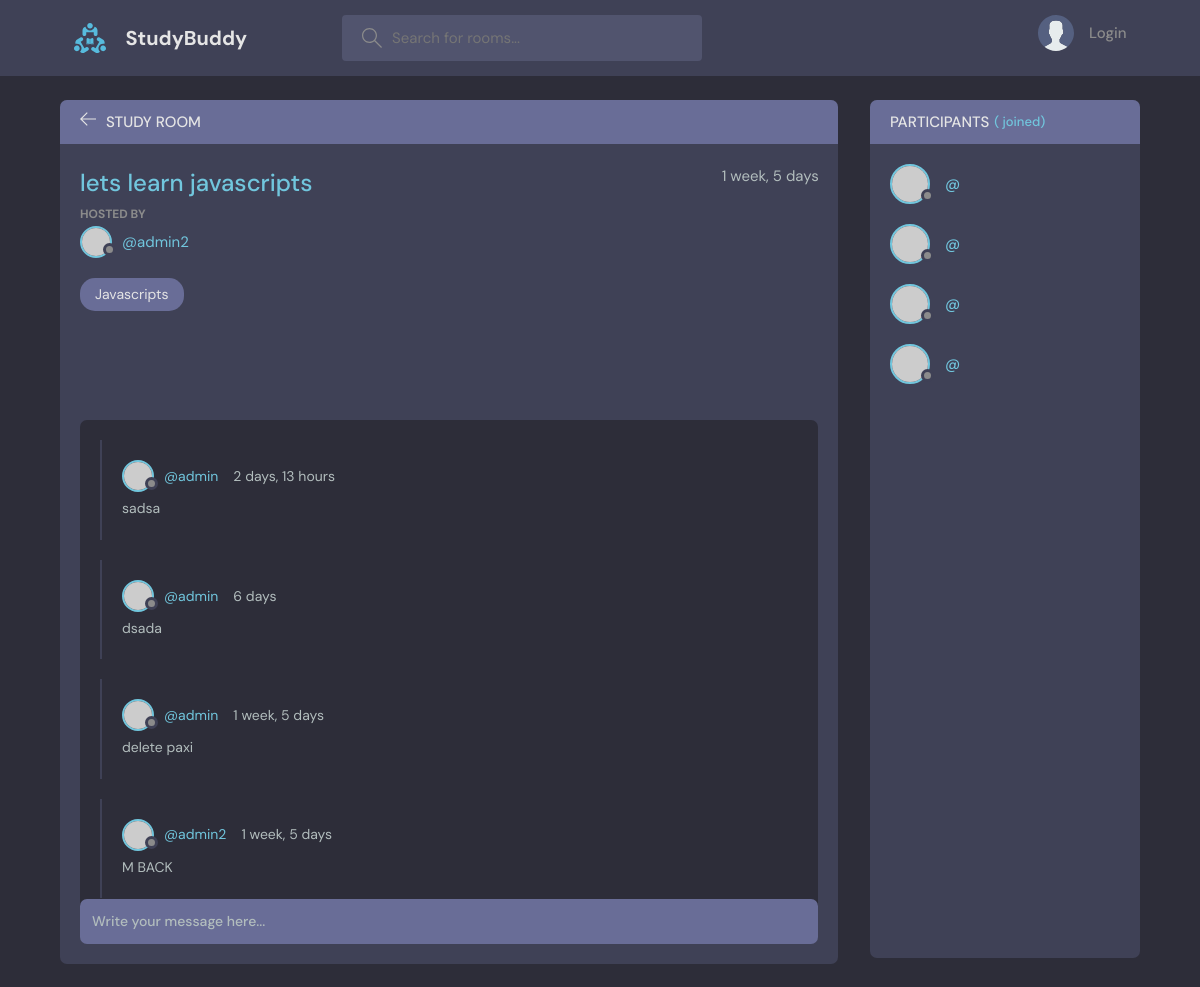
Page /room/6/ on the committed database.
### base/models.py (models this page shows, shortened)
class Room(models.Model):
    host = models.ForeignKey(User, on_delete=models.SET_NULL, null=True)
    topic = models.ForeignKey(Topic, on_delete=models.SET_NULL, null=True)
    name = models.CharField(max_length=200)
    description = models.TextField(null=True, blank=True)
    participants = models.ManyToManyField(
        User, related_name='participants', blank=True)
    updated = models.DateTimeField(auto_now=True)
    created = models.DateTimeField(auto_now_add=True)
    class Meta:
        ordering = ['-updated', '-created']

class Topic(models.Model):
    name=models.CharField(max_length=200)
    def __str__(self):
        return self.name

class Message(models.Model):
    user = models.ForeignKey(User, on_delete=models.CASCADE)
    room = models.ForeignKey(Room, on_delete=models.CASCADE)
    body = models.TextField()
    updated = models.DateTimeField(auto_now=True)
    created = models.DateTimeField(auto_now_add=True)
    class Meta:
        ordering = ['-updated', '-created']

### base/views.py (the view, shortened to what this page needs)
# urls.py: path('room/<str:pk>/', views.room, name='room'),
def room(request, pk):
    room = Room.objects.get(id=pk)
    room_messages = room.message_set.all()
    participants = room.participants.all()
    context = {'room': room, 'room_messages': room_messages,
               'participants': participants}
    return render(request, 'base/room.html', context)

### base/templates/base/room.html (shortened to what this page needs)
{% extends 'main.html' %}
{% block content %}
    <main class="profile-page layout layout--2">
      <div class="container">
        <div class="room">
          <div class="room__top">
            <div class="room__topLeft">
              <a href="{% url 'home' %}">
                <svg version="1.1" xmlns="http://www.w3.org/2000/svg" width="32" height="32" viewBox="0 0 32 32">
                  <title>arrow-left</title>
                  <path
                    d="M13.723 2.286l-13.723 13.714 13.719 13.714 1.616-1.611-10.96-10.96h27.625v-2.286h-27.625l10.965-10.965-1.616-1.607z"
                  ></path>
                </svg>
              </a>
              <h3>Study Room</h3>
            </div>
          </div>
          <div class="room__box scroll">
            <div class="room__header scroll">
              <div class="room__info">
                <h3>{{room.name}}</h3>
                <span>{{room.created|timesince}}</span>
              </div>
              <div class="room__hosted">
                <p>Hosted By</p>
                <a href="{% url 'user-profile' room.host.id %}" class="room__author">
                  <div class="avatar avatar--small">
                    <img src="https://randomuser.me/api/portraits/men/37.jpg" />
                  </div>
                  <span>@{{room.host.username}}</span>
                </a>
              </div>
              <span class="room__topics">{{room.topic}}</span>
            </div>
            <div class="room__conversation">
              <div class="threads scroll">
                {% for message in room_messages %}
                <div class="thread">
                  <div class="thread__top">
                    <div class="thread__author">
                      <a href="{% url 'user-profile' message.user.id %}" class="thread__authorInfo">
                        <div class="avatar avatar--small">
                          <img src="https://randomuser.me/api/portraits/men/37.jpg" />
                        </div>
                        <span>@{{message.user.username}}</span>
                      </a>
                      <span class="thread__date">{{message.created|timesince}}</span>
                    </div>
                  </div>
                  <div class="thread__details">
                    {{message.body}}
                  </div>
                </div>
               {% endfor %}
              </div>
            </div>
          </div>
          <div class="room__message">
            <form action="" method="POST">
              <input name="body" placeholder="Write your message here..." /></form>
          </div>
        </div>
        <div class="participants">
          <h3 class="participants__top">Participants <span>({{participant.count}} joined)</span></h3>
          <div class="participants__list scroll">
            {% for message in room_messages %}
            <a href="{% url 'user-profile' user.id %}" class="participant">
              <div class="avatar avatar--medium">
                <img src="https://randomuser.me/api/portraits/men/37.jpg" />
              </div>
              <p>
                <span>@{{user.username}}</span>
              </p>
            </a>
            {% endfor %}
          </div>
        </div>
      </div>
    </main>
  </body>
</html>
{% endblock content %}

### rows in the picture
Room: name "lets learn javascripts", created "1 week, 5 days", host.username "admin2", topic "Javascripts"
Message: user.username "admin", created "2 days, 13 hours", body "sadsa"
Message: user.username "admin", created "6 days", body "dsada"
Message: user.username "admin", created "1 week, 5 days", body "delete paxi"
Message: user.username "admin2", created "1 week, 5 days", body "M BACK"
